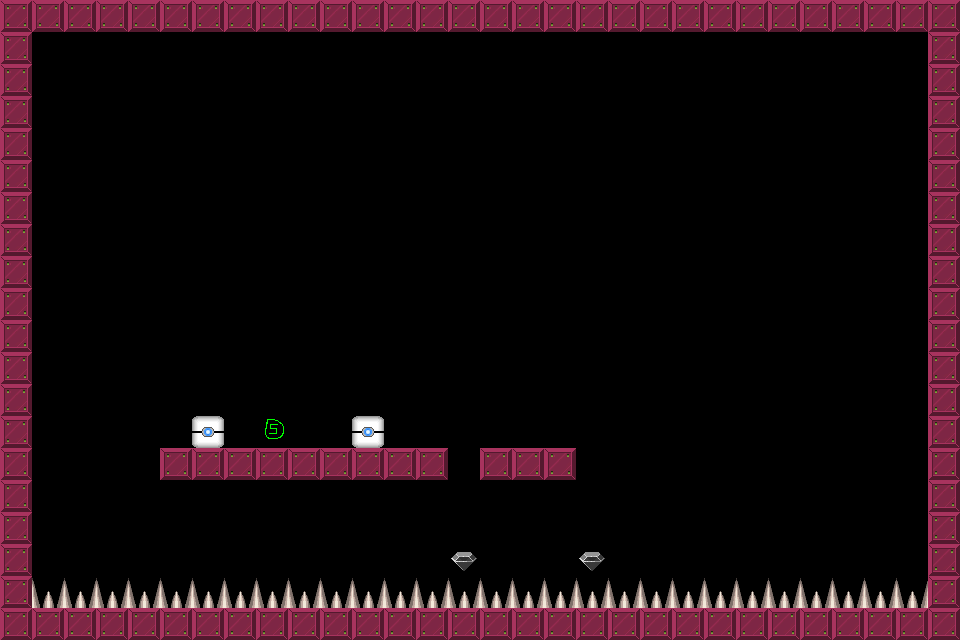

This game map was drawn from its Tiled (.tmx) file and the tilesets committed beside it. A one-line description and the trimmed map source follow:
An orthogonal 30x20 tile map with 32x32 px tiles, 1 tile layer (Tile Layer 1).

<map version="1.0" orientation="orthogonal" width="30" height="20" tilewidth="32" tileheight="32">
 <tileset firstgid="1" name="brick-1" tilewidth="32" tileheight="32">
  <image source="brick-1.png" width="128" height="128" />
  <tile id="0">
   <properties>
    <property name="components" value="Platform" />
   </properties>
  </tile>
  <tile id="1">
   <properties>
    <property name="components" value="PlayerStart" />
   </properties>
  </tile>
  <tile id="2">
   <properties>
    <property name="components" value="Spikes, Deadly" />
   </properties>
  </tile>
  <tile id="3">
   <properties>
    <property name="components" value="Gem" />
   </properties>
  </tile>
  <tile id="4">
   <properties>
    <property name="components" value="Spikes, Deadly" />
   </properties>
  </tile>
  <tile id="5">
   <properties>
    <property name="components" value="Stone, Pushable, Platform" />
   </properties>
  </tile>
  <tile id="6">
   <properties>
    <property name="components" value="Gem, PowerUp" />
   </properties>
  </tile>
  <tile id="7">
   <properties>
    <property name="components" value="Gem, PowerDown" />
   </properties>
  </tile>
 </tileset>
 <layer name="Tile Layer 1" width="30" height="20">
  <data>[600 cells, 141 non-empty, 5 distinct tile ids]</data>
 </layer>
</map>
